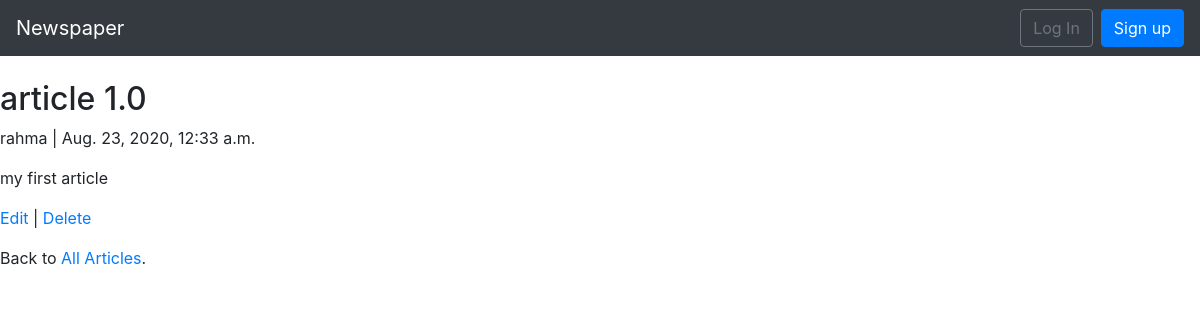
/articles/1, run on the app's committed database.
### articles/models.py (models this page shows, shortened)
class Article(models.Model):
    title = models.CharField(max_length=255)
    body = models.TextField()
    date = models.DateTimeField(auto_now_add=True)
    author = models.ForeignKey(get_user_model(), on_delete=models.CASCADE, )

### users/models.py (models this page shows)
class CustomUser(AbstractUser):
    age = models.PositiveIntegerField(null=True, blank=True)

### articles/views.py (the view)
# urls.py: path('<int:pk>', ArticleDetailView.as_view(), name='article_detail'),
class ArticleDetailView(DetailView):
    model = Article
    template_name = 'article_detail.html'

### templates/article_detail.html
{% extends 'base.html' %}
{% block content %}
    <div class="article-entry">
        <h2>{{ object.title }}</h2>
        <p>{{ object.author}} | {{ object.date }}</p>
        <p>{{ object.body }}</p>
    </div>
    <p><a href="{% url 'article_edit' article.pk %}">Edit</a> |
        <a href="{% url 'article_delete' article.pk %}">Delete</a>
    </p>
    <p>Back to <a href="{% url 'article_list' %}">All Articles</a>.</p>
{% endblock content %}

### data on the page
Article: title "article 1.0", author "rahma", date "Aug. 23, 2020, 12:33 a.m.", body "my first article"
